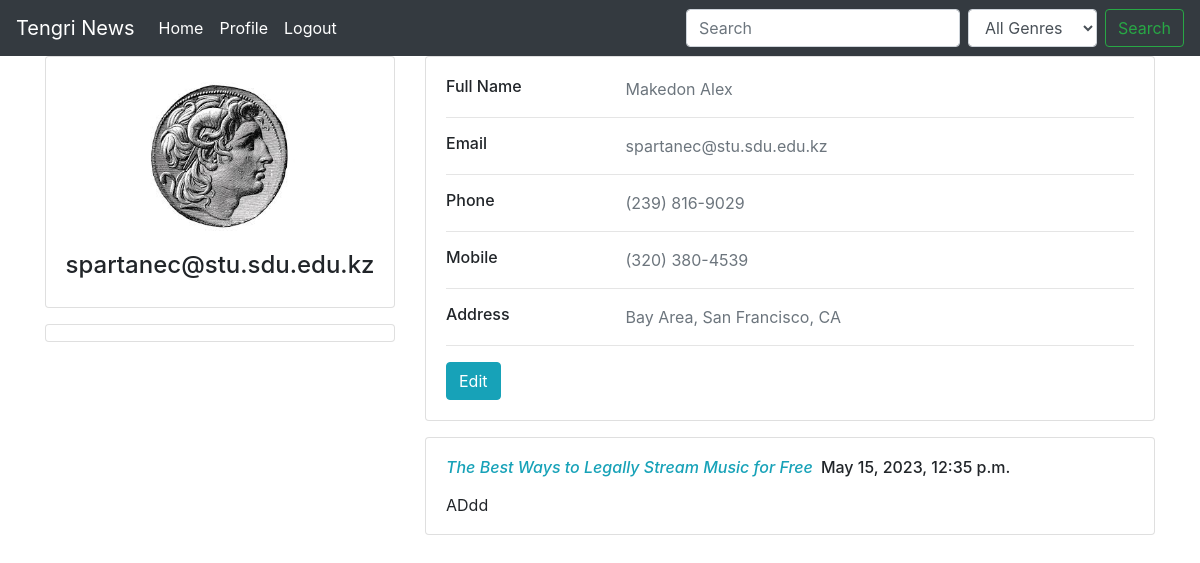
The app's page /profile/ (signed in) with its own data.
### articles/models.py (models this page shows, shortened)
class Profile(models.Model):
    user = models.OneToOneField(User, on_delete=models.CASCADE)
    bio = models.TextField(blank=True)
    profile_picture = models.ImageField(upload_to='profile_pictures', blank=True)

class Comment(models.Model):
    author = models.ForeignKey(User, on_delete=models.CASCADE)
    article = models.ForeignKey('Article', on_delete=models.CASCADE, related_name='article_connect_comment')
    text = models.TextField()
    created_at = models.DateTimeField(auto_now_add=True)

class Article(models.Model):
    title = models.CharField(max_length=100)
    source = models.CharField(max_length=100, null=True)
    content = models.TextField()
    author = models.ForeignKey(User, on_delete=models.CASCADE)
    created_at = models.DateTimeField(auto_now_add=True)
    date_posted = models.DateTimeField(auto_now=True)
    image = models.ImageField(upload_to='article_images', null=True)
    genres = models.ManyToManyField(Genre, blank=True)
    url = models.CharField(max_length=100, null=True)
    comments = models.ManyToManyField(Comment, blank=True, related_name='articles_comments')

### news/views.py (the view)
# urls.py: path('profile/', views.profile, name='profile'),
@login_required(login_url='/login/')
def profile(request):
    user = request.user
    profile = Profile.objects.get(user_id=user.id)
    comments = Comment.objects.filter(author_id=user.id)
    if request.method == 'POST':
        form = ProfileForm(request.POST, request.FILES, instance=profile)
        if form.is_valid():
            form.save()
            return redirect('profile')
    else:
        form = ProfileForm(instance=profile)
    return render(request, 'registration/profile.html', {'form': form, 'profile':profile, 'comments':comments})

### news/forms.py
class ProfileForm(forms.ModelForm):
    class Meta:
        model = Profile
        fields = ['user', 'bio', 'profile_picture']

### articles/models.py (called while the page is built)
    def __str__(self):
        return self.name

### news/processor.py (called while the page is built)
def general_context(request):
    genres = Genre.objects.all()
    return {'genres': genres}

### templates/registration/profile.html (shortened to what this page needs)
    {% extends 'base.html' %}
    {% block content %}
        <div class="container">
        <div class="main-body">
              <div class="row gutters-sm">
                <div class="col-md-4 mb-3">
                  <div class="card">
                    <div class="card-body">
                      <div class="d-flex flex-column align-items-center text-center">
                          {% if user.profile.profile_picture %}
                        <img src="{{ user.profile.profile_picture.url }}" alt="Admin" class="rounded-circle" width="150">
                          {% else %}
                        <img src="/templates/media/profile_pictures/profile.png" alt="Admin" class="rounded-circle" width="150">
                          {% endif %}
                      <div class="mt-3">
                          <h4>{{ user.email }}</h4>
                        </div>
                      </div>
                    </div>
                  </div>
                <div class="card mt-3">
                <ul class="list-group list-group-flush">
                </ul>
              </div>
                </div>
                <div class="col-md-8">
                  <div class="card mb-3">
                    <div class="card-body">
                      <div class="row">
                        <div class="col-sm-3">
                          <h6 class="mb-0">Full Name</h6>
                        </div>
                        <div class="col-sm-9 text-secondary">
                            {{ user.last_name }} {{ user.first_name }}
                        </div>
                      </div>
                      <hr>
                      <div class="row">
                        <div class="col-sm-3">
                          <h6 class="mb-0">Email</h6>
                        </div>
                        <div class="col-sm-9 text-secondary">
                            {{ user.email}}
                        </div>
                      </div>
                      <hr>
                      <div class="row">
                        <div class="col-sm-3">
                          <h6 class="mb-0">Phone</h6>
                        </div>
                        <div class="col-sm-9 text-secondary">
                          (239) 816-9029
                        </div>
                      </div>
                      <hr>
                      <div class="row">
                        <div class="col-sm-3">
                          <h6 class="mb-0">Mobile</h6>
                        </div>
                        <div class="col-sm-9 text-secondary">
                          (320) 380-4539
                        </div>
                      </div>
                      <hr>
                      <div class="row">
                        <div class="col-sm-3">
                          <h6 class="mb-0">Address</h6>
                        </div>
                        <div class="col-sm-9 text-secondary">
                          Bay Area, San Francisco, CA
                        </div>
                      </div>
                      <hr>
                        {% if user == request.user %}
                      <div class="row">
                        <div class="col-sm-12">
                          <a class="btn btn-info " href="edit">Edit</a>
                        </div>
                      </div>
                        {% endif %}
                    </div>
                  </div>
                  <div class="row gutters-sm">
                    <div class="col-sm-12 mb-3">
                      <div class="card h-100">
                          {% for comment in comments %}
                        <div class="card-body">
                            <h6 class="d-flex align-items-center mb-3"> <a href="/articles/{{ comment.article.id }}"><i class="material-icons text-info mr-2">{{ comment.article.title }}</i></a> {{ comment.created_at }}</h6>
                          <div class=" mb-3" style="height: 5px">
                              <p>{{ comment.text }}</p>
                          </div>
                        </div>
                          {% endfor %}
                      </div>
                    </div>
                  </div>
                </div>
              </div>
            </div>
        </div>
    {% endblock %}

### records on screen
Comment: article "The Best Ways to Legally Stream Music for Free", created_at "May 15, 2023, 12:35 p.m.", text "ADdd"

### other values on screen
{{ user.email }} "spartanec@stu.sdu.edu.kz"
{{ user.last_name }} "Makedon"
{{ user.first_name }} "Alex"
